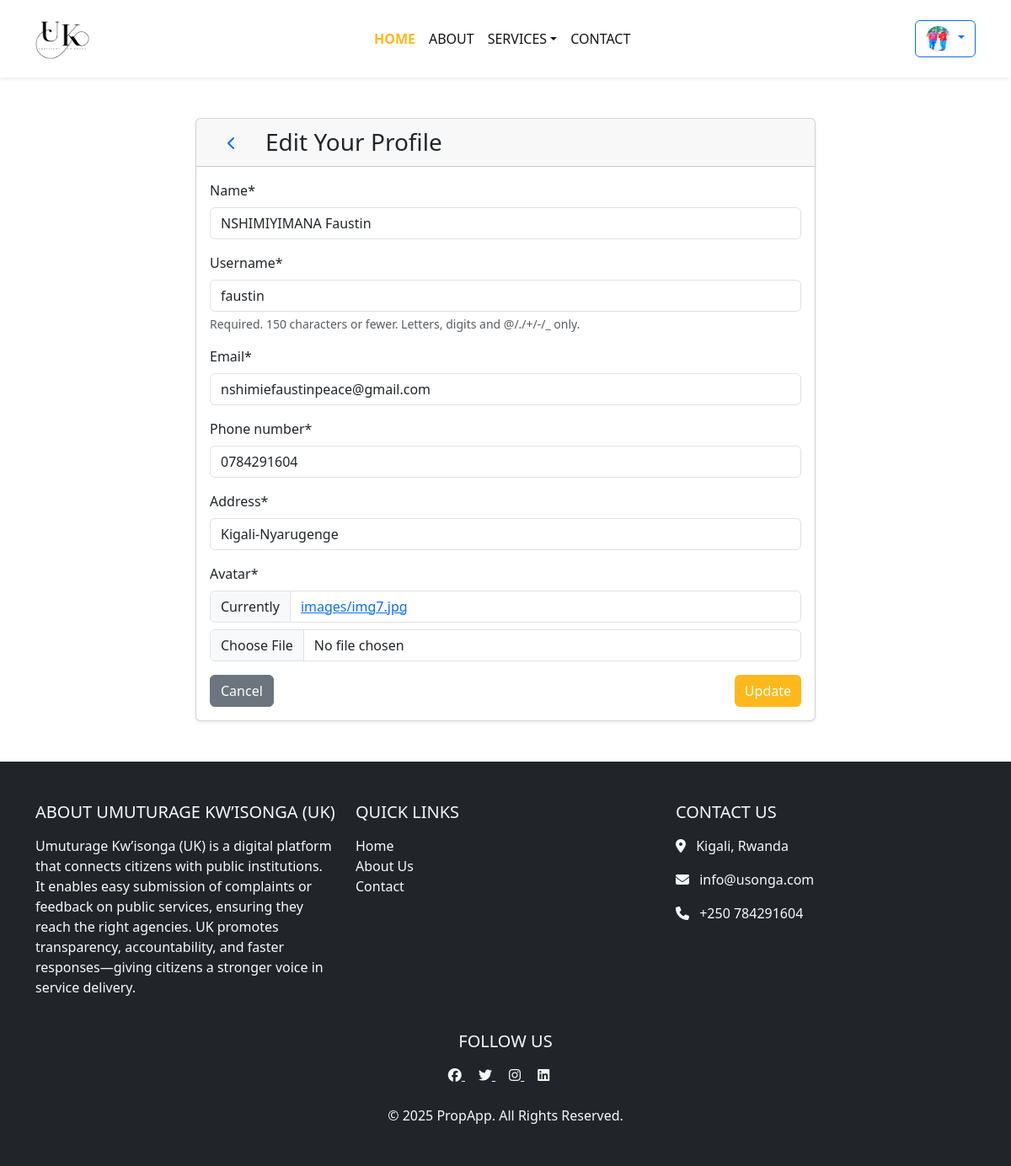
The page /update-user/ (signed in) on the database its author committed.
### compliants/models.py (models this page shows, shortened)
class User(AbstractUser):
    name = models.CharField(max_length=200, null=True)
    email = models.EmailField(unique=True,null=True)
    phone_number = models.CharField(max_length=13, null=True)
    address = models.CharField(null=True)
    is_active = models.BooleanField(default=True)
    is_admin = models.BooleanField(default=False)
    date_joined = models.DateTimeField(auto_now_add=True)
    is_agency_admin = models.BooleanField(default=False)
    agency = models.ForeignKey("Agency", null=True, blank=True, on_delete=models.SET_NULL)
    avatar = models.ImageField(upload_to="images/",null=True, default="avatar.svg")
    USERNAME_FIELD = 'email'
    REQUIRED_FIELDS = ['username']

### compliants/views.py (the view)
# urls.py: path('update-user/', update_profile, name="update-user"),
@login_required(login_url='login')
def update_profile(request):
    user = request.user
    form = UserForm(instance= user)
    if request.method == 'POST':
        form = UserForm(request.POST, request.FILES, instance=user)
        if form.is_valid():
            form.save()
            return redirect('home')
    context = {'form': form}
    return render(request, 'update-user.html', context)

### compliants/forms.py
class UserForm(ModelForm):
    class Meta:
        model = User
        fields = ['name', 'username', 'email','phone_number', 'address', 'avatar']

### compliants/templates/update-user.html (shortened to what this page needs)
{% extends 'main.html' %}
{% load crispy_forms_filters %}
{% block content %}
<main class="update-account py-5">
    <div class="container">
        <div class="row justify-content-center">
            <div class="col-12 col-md-8 col-lg-8">
                <div class="card shadow-sm">
                    <div class="card-header d-flex align-items-center">
                        <a href="{% url 'home' %}" class="btn btn-link me-3">
                            <svg xmlns="http://www.w3.org/2000/svg" width="24" height="24" viewBox="0 0 24 24" fill="none"
                                stroke="currentColor" stroke-width="2" stroke-linecap="round" stroke-linejoin="round">
                                <polyline points="15 18 9 12 15 6"></polyline>
                            </svg>
                        </a>
                        <h3 class="mb-0">Edit Your Profile</h3>
                    </div>
                    <div class="card-body">
                        <form action="{% url 'update-user' %}" method="POST" enctype="multipart/form-data">
                            {{ form|crispy }}
                            <div class="d-flex justify-content-between">
                                <a class="btn btn-secondary" href="{% url 'home' %}">Cancel</a>
                                <button class="btn btn-primary" type="submit">Update</button>
                            </div>
                        </form>
                    </div>
                </div>
            </div>
        </div>
    </div>
</main>
{% endblock %}

### templates/navbar.html (shortened to what this page needs)
{% load static %}
{% load static %}
<nav class="navbar navbar-expand-lg navbar-admin shadow-sm py-3">
  <div class="container d-flex align-items-center justify-content-between w-100">
    <a class="navbar-brand d-flex align-items-center me-auto" href="{% url 'home' %}">
      <img src="{% static 'images/LOGO.png'%}" alt="logo" style="height: 50px;">
    </a>
    <div class="collapse navbar-collapse justify-content-center" id="navbarSupportedContent">
      <ul class="navbar-nav">
        <li class="nav-item">
          <a class="nav-link active" href="{% url 'home' %}">Home</a>
        </li>
        <li class="nav-item">
          <a class="nav-link" href="{% url 'about' %}">About</a>
        </li>
        <li class="nav-item dropdown">
          <a class="nav-link dropdown-toggle" href="#" role="button" data-bs-toggle="dropdown">Services</a>
        </li>
        <li class="nav-item">
          <a class="nav-link" href="{% url 'contact_support' %}">Contact</a>
        </li>
      </ul>
    </div>
    <div class="d-flex align-items-center ms-auto">
      {% if request.user.is_authenticated %}
      <div class="dropdown">
        <a class="btn btn-outline-primary dropdown-toggle" href="#" id="userProfileDropdown" data-bs-toggle="dropdown" aria-expanded="false">
          <img src="{{ request.user.avatar.url }}" alt="Profile" class="rounded-circle" style="width: 30px; height: 30px;">
        </a>
      </div>
      {% else %}
      <a href="{% url 'login' %}" class="btn btn-outline-primary me-2">Login</a>
      <a href="{% url 'signup' %}" class="btn btn-primary">Signup</a>
      {% endif %}
    </div>
  </div>
</nav>

### static/styles/main.css (style rules this page uses)
body { background: aquamarine; }

### templates/navbar.html (style rules this page uses)
.navbar-admin { background: transparent; color: #141313; }
.navbar-nav .nav-link { color: #151414 !important; text-transform: uppercase; font-weight: 500; }
.navbar-nav .nav-link.active { color: #ffb81c !important; font-weight: bold; }
.btn-primary { background-color: #ffb81c; border: none; }

### rows shown on the page
User: user.avatar (picture), name "NSHIMIYIMANA Faustin", username "faustin", email "nshimiefaustinpeace@gmail.com", phone_number "0784291604", address "Kigali-Nyarugenge"
